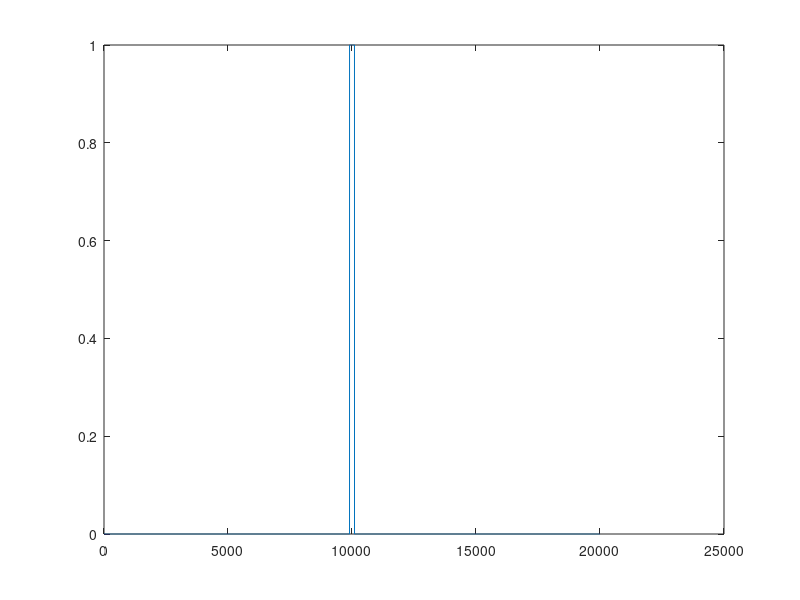
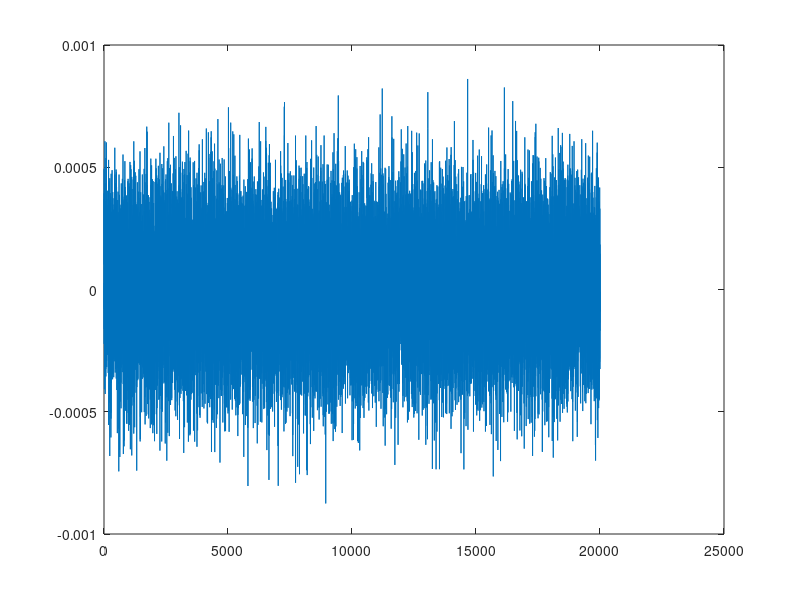
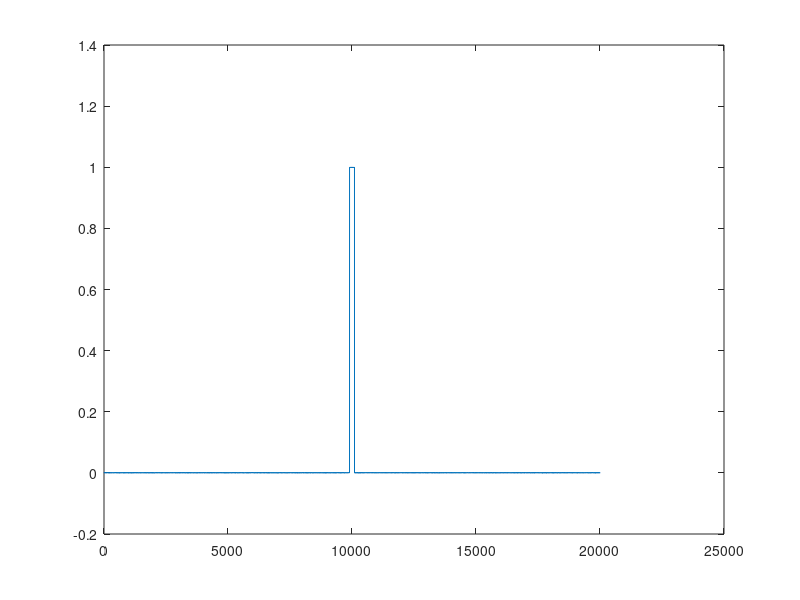

Source code (MATLAB) for these figures, in order:
close all;clearvars;
#eton@240110 add SNR calculation demo;
Tpulse = 20e-3;
Fs = 10e3;
t = -1:1/Fs:1;
x = rectpuls(t,Tpulse);
plot(x);
SNR = 53;
y = randn(size(x))*std(x)/db2mag(SNR);
figure;plot(y);
signal=x+y;
figure;plot(signal);
# pulseSNR = snr(x,y);
powfund=( sum(x.^2) / length(x));
varnoise=( sum(y.^2)/length(y));
#sqrt is no need for 10*log10;;
#powfund = max(x);


defSNR = 10*log10(powfund/varnoise);#should be 35;
